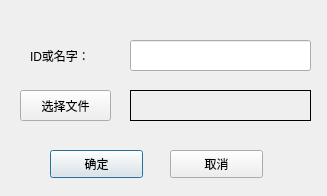
<?xml version="1.0" encoding="UTF-8"?>
<ui version="4.0">
 <class>Dialog</class>
 <widget class="QDialog" name="Dialog">
  <property name="geometry">
   <rect>
    <x>0</x>
    <y>0</y>
    <width>327</width>
    <height>196</height>
   </rect>
  </property>
  <property name="windowTitle">
   <string>Dialog</string>
  </property>
  <widget class="QPushButton" name="pushButton">
   <property name="geometry">
    <rect>
     <x>50</x>
     <y>150</y>
     <width>93</width>
     <height>28</height>
    </rect>
   </property>
   <property name="text">
    <string>确定</string>
   </property>
  </widget>
  <widget class="QPushButton" name="pushButton_2">
   <property name="geometry">
    <rect>
     <x>170</x>
     <y>150</y>
     <width>93</width>
     <height>28</height>
    </rect>
   </property>
   <property name="text">
    <string>取消</string>
   </property>
  </widget>
  <widget class="QLineEdit" name="lineEdit">
   <property name="geometry">
    <rect>
     <x>130</x>
     <y>40</y>
     <width>181</width>
     <height>31</height>
    </rect>
   </property>
   <property name="text">
    <string/>
   </property>
  </widget>
  <widget class="QLabel" name="label">
   <property name="geometry">
    <rect>
     <x>130</x>
     <y>90</y>
     <width>181</width>
     <height>31</height>
    </rect>
   </property>
   <property name="frameShape">
    <enum>QFrame::Panel</enum>
   </property>
   <property name="text">
    <string/>
   </property>
   <property name="textInteractionFlags">
    <set>Qt::LinksAccessibleByMouse|Qt::TextEditable|Qt::TextEditorInteraction|Qt::TextSelectableByKeyboard|Qt::TextSelectableByMouse</set>
   </property>
  </widget>
  <widget class="QPushButton" name="pushButton_3">
   <property name="geometry">
    <rect>
     <x>20</x>
     <y>90</y>
     <width>91</width>
     <height>31</height>
    </rect>
   </property>
   <property name="text">
    <string>选择文件</string>
   </property>
  </widget>
  <widget class="QLabel" name="label_2">
   <property name="geometry">
    <rect>
     <x>30</x>
     <y>40</y>
     <width>81</width>
     <height>31</height>
    </rect>
   </property>
   <property name="text">
    <string>ID或名字：</string>
   </property>
  </widget>
  <widget class="QLabel" name="label_3">
   <property name="geometry">
    <rect>
     <x>20</x>
     <y>130</y>
     <width>291</width>
     <height>20</height>
    </rect>
   </property>
   <property name="text">
    <string/>
   </property>
  </widget>
 </widget>
 <resources/>
 <connections/>
</ui>
